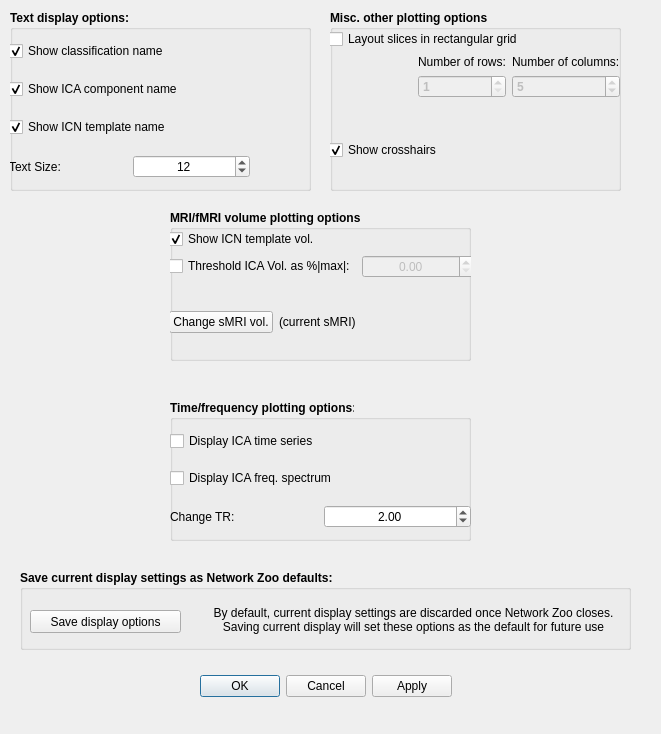
<?xml version="1.0" encoding="UTF-8"?>
<ui version="4.0">
 <class>Dialog</class>
 <widget class="QDialog" name="Dialog">
  <property name="geometry">
   <rect>
    <x>0</x>
    <y>0</y>
    <width>661</width>
    <height>734</height>
   </rect>
  </property>
  <property name="windowTitle">
   <string>Display Options</string>
  </property>
  <widget class="QDialogButtonBox" name="buttonBox">
   <property name="geometry">
    <rect>
     <x>30</x>
     <y>670</y>
     <width>591</width>
     <height>32</height>
    </rect>
   </property>
   <property name="orientation">
    <enum>Qt::Horizontal</enum>
   </property>
   <property name="standardButtons">
    <set>QDialogButtonBox::Apply|QDialogButtonBox::Cancel|QDialogButtonBox::Ok</set>
   </property>
   <property name="centerButtons">
    <bool>true</bool>
   </property>
  </widget>
  <widget class="QGroupBox" name="groupBox">
   <property name="geometry">
    <rect>
     <x>170</x>
     <y>400</y>
     <width>301</width>
     <height>141</height>
    </rect>
   </property>
   <property name="font">
    <font>
     <weight>75</weight>
     <bold>true</bold>
    </font>
   </property>
   <property name="title">
    <string>Time/frequency plotting options:</string>
   </property>
   <widget class="QWidget" name="verticalLayoutWidget">
    <property name="geometry">
     <rect>
      <x>0</x>
      <y>20</y>
      <width>301</width>
      <height>121</height>
     </rect>
    </property>
    <layout class="QVBoxLayout" name="verticalLayout">
     <item>
      <widget class="QCheckBox" name="checkBox_DisplayICAtime">
       <property name="font">
        <font>
         <weight>50</weight>
         <bold>false</bold>
        </font>
       </property>
       <property name="text">
        <string>Display ICA time series</string>
       </property>
      </widget>
     </item>
     <item>
      <widget class="QCheckBox" name="checkBox_DisplayICAfreq">
       <property name="font">
        <font>
         <weight>50</weight>
         <bold>false</bold>
        </font>
       </property>
       <property name="text">
        <string>Display ICA freq. spectrum</string>
       </property>
      </widget>
     </item>
     <item>
      <layout class="QHBoxLayout" name="horizontalLayout">
       <item>
        <widget class="QLabel" name="label_6">
         <property name="font">
          <font>
           <weight>50</weight>
           <bold>false</bold>
          </font>
         </property>
         <property name="text">
          <string>Change TR:</string>
         </property>
        </widget>
       </item>
       <item>
        <widget class="QDoubleSpinBox" name="doubleSpinBox_TR">
         <property name="font">
          <font>
           <weight>50</weight>
           <bold>false</bold>
          </font>
         </property>
         <property name="alignment">
          <set>Qt::AlignCenter</set>
         </property>
         <property name="value">
          <double>2.000000000000000</double>
         </property>
        </widget>
       </item>
      </layout>
     </item>
    </layout>
   </widget>
  </widget>
  <widget class="QGroupBox" name="groupBox_2">
   <property name="geometry">
    <rect>
     <x>170</x>
     <y>210</y>
     <width>301</width>
     <height>151</height>
    </rect>
   </property>
   <property name="font">
    <font>
     <weight>75</weight>
     <bold>true</bold>
    </font>
   </property>
   <property name="title">
    <string>MRI/fMRI volume plotting options:</string>
   </property>
   <widget class="QWidget" name="verticalLayoutWidget_2">
    <property name="geometry">
     <rect>
      <x>-1</x>
      <y>19</y>
      <width>305</width>
      <height>131</height>
     </rect>
    </property>
    <layout class="QVBoxLayout" name="verticalLayout_2">
     <item>
      <widget class="QCheckBox" name="checkBox_ShowICNtemplate">
       <property name="font">
        <font>
         <weight>50</weight>
         <bold>false</bold>
        </font>
       </property>
       <property name="text">
        <string>Show ICN template vol.</string>
       </property>
       <property name="checked">
        <bool>true</bool>
       </property>
      </widget>
     </item>
     <item>
      <layout class="QHBoxLayout" name="horizontalLayout_2">
       <item>
        <layout class="QHBoxLayout" name="horizontalLayout_4">
         <item>
          <widget class="QCheckBox" name="checkBox_ThreshICAvol">
           <property name="font">
            <font>
             <weight>50</weight>
             <bold>false</bold>
            </font>
           </property>
           <property name="text">
            <string>Threshold ICA Vol. as %|max|:</string>
           </property>
          </widget>
         </item>
         <item>
          <widget class="QDoubleSpinBox" name="doubleSpinBox_ICAvolThresh">
           <property name="enabled">
            <bool>false</bool>
           </property>
           <property name="font">
            <font>
             <weight>50</weight>
             <bold>false</bold>
            </font>
           </property>
           <property name="alignment">
            <set>Qt::AlignCenter</set>
           </property>
          </widget>
         </item>
        </layout>
       </item>
      </layout>
     </item>
     <item>
      <layout class="QHBoxLayout" name="horizontalLayout_3">
       <item>
        <widget class="QPushButton" name="pushButton_ChangeAnatomicalvol">
         <property name="font">
          <font>
           <weight>50</weight>
           <bold>false</bold>
          </font>
         </property>
         <property name="text">
          <string>Change sMRI vol.</string>
         </property>
        </widget>
       </item>
       <item>
        <widget class="QLabel" name="label_CurrentAnatomicalName">
         <property name="font">
          <font>
           <weight>50</weight>
           <bold>false</bold>
          </font>
         </property>
         <property name="text">
          <string>(current sMRI) </string>
         </property>
        </widget>
       </item>
       <item>
        <spacer name="horizontalSpacer_3">
         <property name="orientation">
          <enum>Qt::Horizontal</enum>
         </property>
         <property name="sizeHint" stdset="0">
          <size>
           <width>40</width>
           <height>20</height>
          </size>
         </property>
        </spacer>
       </item>
      </layout>
     </item>
    </layout>
   </widget>
  </widget>
  <widget class="QGroupBox" name="groupBox_3">
   <property name="geometry">
    <rect>
     <x>10</x>
     <y>10</y>
     <width>301</width>
     <height>181</height>
    </rect>
   </property>
   <property name="font">
    <font>
     <weight>75</weight>
     <bold>true</bold>
    </font>
   </property>
   <property name="title">
    <string>Text display options:</string>
   </property>
   <widget class="QWidget" name="verticalLayoutWidget_4">
    <property name="geometry">
     <rect>
      <x>-1</x>
      <y>19</y>
      <width>241</width>
      <height>161</height>
     </rect>
    </property>
    <layout class="QVBoxLayout" name="verticalLayout_5">
     <item>
      <widget class="QCheckBox" name="checkBox_ShowMappingName">
       <property name="font">
        <font>
         <weight>50</weight>
         <bold>false</bold>
        </font>
       </property>
       <property name="text">
        <string>Show classification name</string>
       </property>
       <property name="checked">
        <bool>true</bool>
       </property>
      </widget>
     </item>
     <item>
      <widget class="QCheckBox" name="checkBox_ShowICAName">
       <property name="font">
        <font>
         <weight>50</weight>
         <bold>false</bold>
        </font>
       </property>
       <property name="text">
        <string>Show ICA component name</string>
       </property>
       <property name="checked">
        <bool>true</bool>
       </property>
      </widget>
     </item>
     <item>
      <widget class="QCheckBox" name="checkBox_ShowICNName">
       <property name="font">
        <font>
         <weight>50</weight>
         <bold>false</bold>
        </font>
       </property>
       <property name="text">
        <string>Show ICN template name</string>
       </property>
       <property name="checked">
        <bool>true</bool>
       </property>
      </widget>
     </item>
     <item>
      <layout class="QHBoxLayout" name="horizontalLayout_6">
       <item>
        <widget class="QLabel" name="label_4">
         <property name="font">
          <font>
           <weight>50</weight>
           <bold>false</bold>
          </font>
         </property>
         <property name="text">
          <string>Text Size:</string>
         </property>
        </widget>
       </item>
       <item>
        <widget class="QSpinBox" name="spinBox_TextSize">
         <property name="font">
          <font>
           <weight>50</weight>
           <bold>false</bold>
          </font>
         </property>
         <property name="alignment">
          <set>Qt::AlignCenter</set>
         </property>
         <property name="value">
          <number>12</number>
         </property>
        </widget>
       </item>
      </layout>
     </item>
    </layout>
   </widget>
  </widget>
  <widget class="QGroupBox" name="groupBox_4">
   <property name="geometry">
    <rect>
     <x>330</x>
     <y>10</y>
     <width>291</width>
     <height>181</height>
    </rect>
   </property>
   <property name="font">
    <font>
     <weight>75</weight>
     <bold>true</bold>
    </font>
   </property>
   <property name="title">
    <string>Misc. other plotting options:</string>
   </property>
   <widget class="QWidget" name="verticalLayoutWidget_3">
    <property name="geometry">
     <rect>
      <x>-1</x>
      <y>19</y>
      <width>291</width>
      <height>131</height>
     </rect>
    </property>
    <layout class="QVBoxLayout" name="verticalLayout_3">
     <item>
      <widget class="QCheckBox" name="checkBox_SliceLayoutMatrix">
       <property name="font">
        <font>
         <weight>50</weight>
         <bold>false</bold>
        </font>
       </property>
       <property name="text">
        <string>Layout slices in rectangular grid</string>
       </property>
      </widget>
     </item>
     <item>
      <layout class="QHBoxLayout" name="horizontalLayout_5">
       <item>
        <spacer name="horizontalSpacer_4">
         <property name="orientation">
          <enum>Qt::Horizontal</enum>
         </property>
         <property name="sizeHint" stdset="0">
          <size>
           <width>40</width>
           <height>20</height>
          </size>
         </property>
        </spacer>
       </item>
       <item>
        <layout class="QGridLayout" name="gridLayout">
         <item row="0" column="1">
          <widget class="QLabel" name="label_2">
           <property name="font">
            <font>
             <weight>50</weight>
             <bold>false</bold>
            </font>
           </property>
           <property name="text">
            <string>Number of columns:</string>
           </property>
          </widget>
         </item>
         <item row="0" column="0">
          <widget class="QLabel" name="label_3">
           <property name="font">
            <font>
             <weight>50</weight>
             <bold>false</bold>
            </font>
           </property>
           <property name="text">
            <string>Number of rows:</string>
           </property>
          </widget>
         </item>
         <item row="1" column="0">
          <widget class="QSpinBox" name="spinBox_numRows">
           <property name="enabled">
            <bool>false</bool>
           </property>
           <property name="minimum">
            <number>1</number>
           </property>
           <property name="maximum">
            <number>49</number>
           </property>
          </widget>
         </item>
         <item row="1" column="1">
          <widget class="QSpinBox" name="spinBox_numCols">
           <property name="enabled">
            <bool>false</bool>
           </property>
           <property name="minimum">
            <number>1</number>
           </property>
           <property name="maximum">
            <number>50</number>
           </property>
           <property name="value">
            <number>5</number>
           </property>
          </widget>
         </item>
        </layout>
       </item>
      </layout>
     </item>
     <item>
      <spacer name="verticalSpacer_2">
       <property name="orientation">
        <enum>Qt::Vertical</enum>
       </property>
       <property name="sizeHint" stdset="0">
        <size>
         <width>20</width>
         <height>40</height>
        </size>
       </property>
      </spacer>
     </item>
     <item>
      <widget class="QCheckBox" name="checkBox_ShowCrosshairs">
       <property name="font">
        <font>
         <weight>50</weight>
         <bold>false</bold>
        </font>
       </property>
       <property name="text">
        <string>Show crosshairs</string>
       </property>
       <property name="checked">
        <bool>true</bool>
       </property>
      </widget>
     </item>
    </layout>
   </widget>
  </widget>
  <widget class="QGroupBox" name="groupBox_5">
   <property name="geometry">
    <rect>
     <x>20</x>
     <y>570</y>
     <width>611</width>
     <height>80</height>
    </rect>
   </property>
   <property name="font">
    <font>
     <weight>75</weight>
     <bold>true</bold>
    </font>
   </property>
   <property name="title">
    <string>Save current display settings as Network Zoo defaults:</string>
   </property>
   <widget class="QPushButton" name="pushButton_SaveDisplayOptions">
    <property name="geometry">
     <rect>
      <x>10</x>
      <y>40</y>
      <width>151</width>
      <height>23</height>
     </rect>
    </property>
    <property name="font">
     <font>
      <weight>50</weight>
      <bold>false</bold>
     </font>
    </property>
    <property name="text">
     <string>Save display options</string>
    </property>
   </widget>
   <widget class="QLabel" name="label">
    <property name="geometry">
     <rect>
      <x>178</x>
      <y>24</y>
      <width>431</width>
      <height>51</height>
     </rect>
    </property>
    <property name="font">
     <font>
      <weight>50</weight>
      <bold>false</bold>
     </font>
    </property>
    <property name="text">
     <string>By default, current display settings are discarded once Network Zoo closes. Saving current display will set these options as the default for future use</string>
    </property>
    <property name="alignment">
     <set>Qt::AlignCenter</set>
    </property>
    <property name="wordWrap">
     <bool>true</bool>
    </property>
   </widget>
  </widget>
 </widget>
 <resources/>
 <connections>
  <connection>
   <sender>buttonBox</sender>
   <signal>accepted()</signal>
   <receiver>Dialog</receiver>
   <slot>accept()</slot>
   <hints>
    <hint type="sourcelabel">
     <x>248</x>
     <y>254</y>
    </hint>
    <hint type="destinationlabel">
     <x>157</x>
     <y>274</y>
    </hint>
   </hints>
  </connection>
  <connection>
   <sender>buttonBox</sender>
   <signal>rejected()</signal>
   <receiver>Dialog</receiver>
   <slot>reject()</slot>
   <hints>
    <hint type="sourcelabel">
     <x>316</x>
     <y>260</y>
    </hint>
    <hint type="destinationlabel">
     <x>286</x>
     <y>274</y>
    </hint>
   </hints>
  </connection>
 </connections>
</ui>
